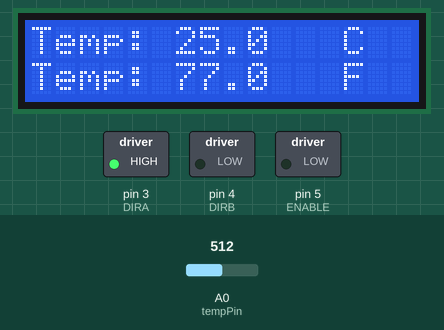
This sketch was run on a simulated Arduino Uno, built with avr-gcc and run on an emulated ATmega328P. Parts: 16×2 character LCD, switched loads named in the sketch (green lamp = pin HIGH). The inputs (shaded band) are chosen by the test bench; at power-on: A0 (tempPin) = 512. What the sketch prints to the serial monitor is not drawn.

Above: at 1.2 s.
1.3 s: A0 (tempPin) set to 534
At 3.0 s:
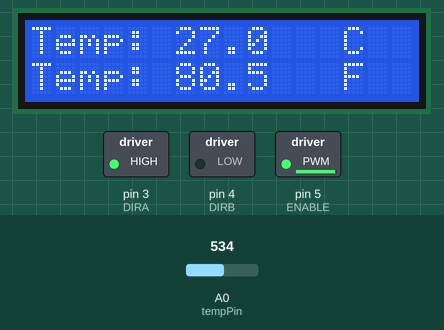
3.5 s: A0 (tempPin) set to 511
At 5.0 s:
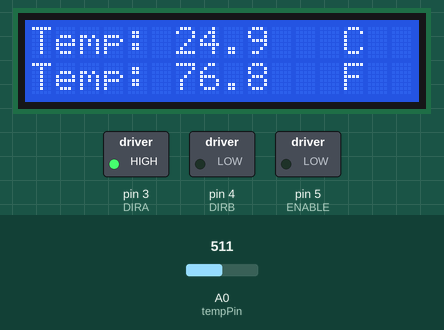
5.5 s: A0 (tempPin) set to 306
At 7.0 s:
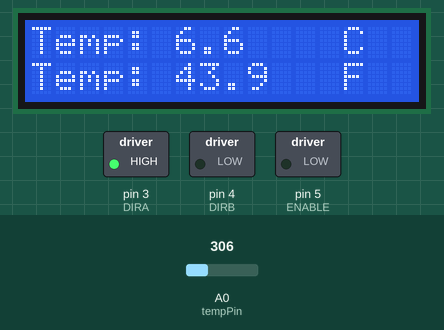
Timing chart, 0 to 8.5 s (numbered marks = the images above; inputs shaded):
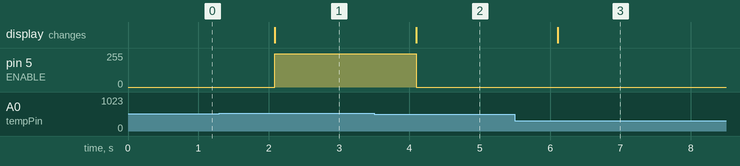

The sketch:

botanist.ino
```cpp
#include <LiquidCrystal.h>

// Motor control pins
#define ENABLE 5
#define DIRA 3
#define DIRB 4

// LCD pins
LiquidCrystal lcd(7, 8, 9, 10, 11, 12);

// Temperature sensor pin
int tempPin = 0;

void setup() {
  // Initialize motor control pins
  pinMode(ENABLE, OUTPUT);
  pinMode(DIRA, OUTPUT);
  pinMode(DIRB, OUTPUT);
  Serial.begin(9600);

  // Initialize the LCD
  lcd.begin(16, 2);

  // Set the motor direction to one way
  digitalWrite(DIRA, HIGH);
  digitalWrite(DIRB, LOW);
}

void loop() {
  int tempReading = analogRead(tempPin);

  // Convert the analog reading to temperature in Celsius and Fahrenheit
  double tempK = log(10000.0 * ((1024.0 / tempReading - 1)));
  tempK = 1 / (0.001129148 + (0.000234125 + (0.0000000876741 * tempK * tempK )) * tempK );       //  Temp Kelvin
  float tempC = tempK - 273.15;            // Convert Kelvin to Celsius
  float tempF = (tempC * 9.0) / 5.0 + 32.0; // Convert Celsius to Fahrenheit

  // Display Temperature in Celsius
  lcd.setCursor(0, 0);
  lcd.print("Temp:        C  ");
  lcd.setCursor(6, 0);
  lcd.print(tempC, 1);

  // Display Temperature in Fahrenheit
  lcd.setCursor(0, 1);
  lcd.print("Temp:        F  ");
  lcd.setCursor(6, 1);
  lcd.print(tempF, 1);

  // Control the fan based on temperature
  if (tempC > 25.9) {
    analogWrite(ENABLE, 250); // Adjust this value for desired breeze strength (0-255)
    Serial.println("Fan ON - Gentle breeze mode");
  } else {
    analogWrite(ENABLE, 0);
    Serial.println("Fan OFF");
  }

  delay(1000); // Delay for LCD update and debouncing
}
```

Measured:
- the behaviour switches between 522 and 523 on A0 (tempPin) (found by bisection; images 0 and 1)
- after the input at 1.3 s, pin 5 (ENABLE): 0/255 → 250/255 after 0.78 s; the display: changes after 0.78 s (image 1)
- after the input at 3.5 s, pin 5 (ENABLE): 250/255 → 0/255 after 0.60 s; the display: changes after 0.60 s (image 2)
- after the input at 5.5 s, the display: changes after 0.61 s (image 3)
